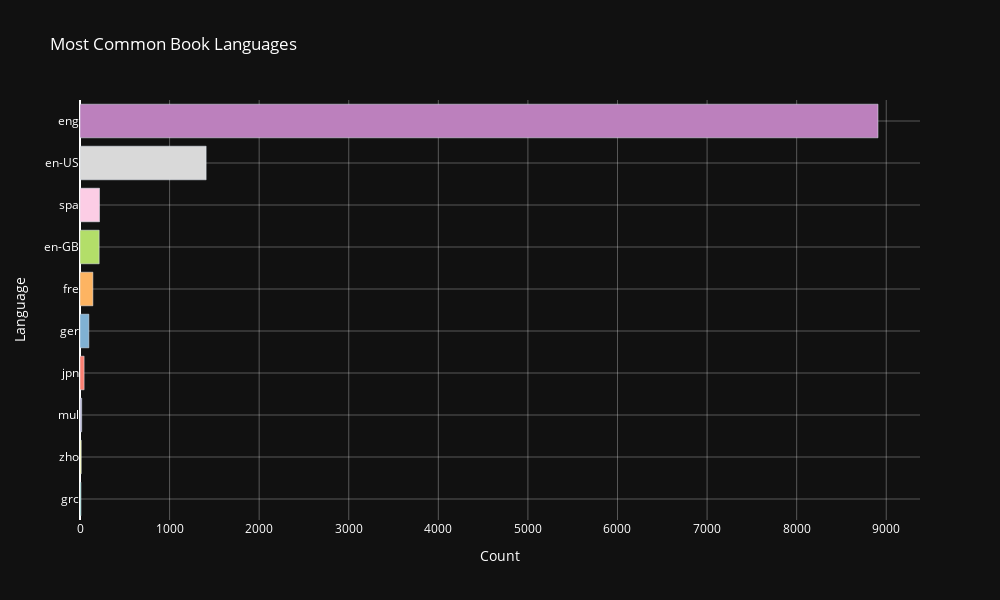

Notebook cell for this chart:
### Code cell
# Define a color palette with enough unique colors
color_palette = px.colors.qualitative.Set3

# Create a list of distinct colors for each bar
bar_colors = [color_palette[i % len(color_palette)] for i in range(len(language_counts))]

# Create a Plotly bar plot
fig = go.Figure(data=[go.Bar(
    y=language_counts.index,
    x=language_counts,
    orientation = 'h',
    marker=dict(color=bar_colors)  # Set the bar colors using the color palette
)])

# Update the layout with dark background and white font
fig.update_layout(
    plot_bgcolor='rgb(17, 17, 17)',  # Dark background color
    paper_bgcolor='rgb(17, 17, 17)',  # Dark background color
    font=dict(color='white'),  # White font color
    title="Most Common Book Languages",
    yaxis_title="Language",
    xaxis_title="Count",
    width=1000,  # Width of the plot in pixels
    height=600,  # Height of the plot in pixels
    xaxis=dict(
        gridcolor='rgba(255, 255, 255, 0.3)'  # Black grid lines with 0.3 alpha on x-axis
    ),
    yaxis=dict(
        gridcolor='rgba(255, 255, 255, 0.3)'  # Black grid lines with 0.3 alpha on y-axis
    )
)


# Show the plot
fig.show()

### Figure 1 — Plotly figure (JSON) as saved in the notebook; plotly's stock layout.template omitted (floating-point values rounded to 4 significant figures)
{"data": [{"marker": {"color": ["rgb(141,211,199)", "rgb(255,255,179)", "rgb(190,186,218)", "rgb(251,128,114)", "rgb(128,177,211)", "rgb(253,180,98)", "rgb(179,222,105)", "rgb(252,205,229)", "rgb(217,217,217)", "rgb(188,128,189)"]}, "orientation": "h", "type": "bar", "x": [11, 14, 19, 46, 99, 144, 214, 218, 1408, 8908], "y": ["grc", "zho", "mul", "jpn", "ger", "fre", "en-GB", "spa", "en-US", "eng"]}], "layout": {"font": {"color": "white"}, "height": 600, "paper_bgcolor": "rgb(17, 17, 17)", "plot_bgcolor": "rgb(17, 17, 17)", "title": {"text": "Most Common Book Languages"}, "width": 1000, "xaxis": {"gridcolor": "rgba(255, 255, 255, 0.3)", "title": {"text": "Count"}}, "yaxis": {"gridcolor": "rgba(255, 255, 255, 0.3)", "title": {"text": "Language"}}}}
